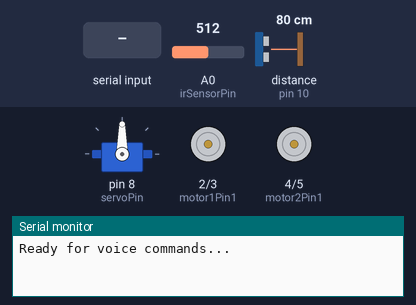
This sketch was run on a simulated Arduino Uno, built with avr-gcc and run on an emulated ATmega328P. Shown: servo, motor-driver pin pairs drawn as motors (green arrow = first pin HIGH = forward, orange = second pin HIGH = backward, longer = more drive), the last lines printed to the serial monitor. Wiring (inferred from the names in the program): ultrasonic range finder: trigger pin 9; echo pin 10. Inputs (shaded band) come from the test bench; at power-on: distance to the obstacle (sensor on pin 10) 80 cm, A0 (irSensorPin) = 512. The echo pulse lasts 58.3 µs per cm.

Above: at 1.2 s.
1.3 s: distance to the obstacle (sensor on pin 10) set to 25 cm
2.8 s: distance to the obstacle (sensor on pin 10) set to 18 cm
At 3.2 s:
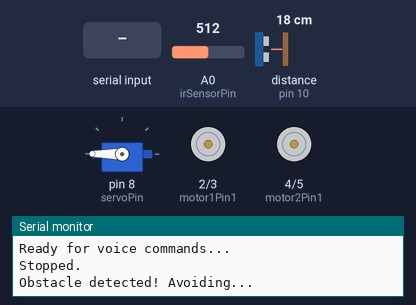
5.8 s: distance to the obstacle (sensor on pin 10) set to 35 cm
At 6.8 s:
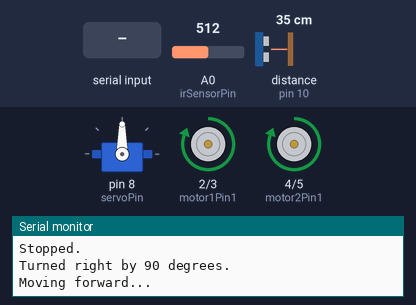
7.4 s: A0 (irSensorPin) set to 0
At 8.5 s:
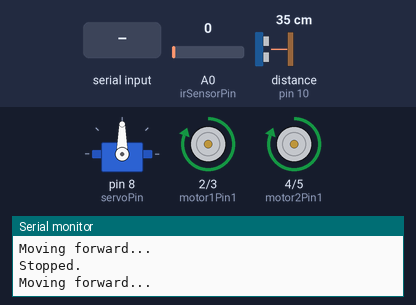
9.0 s: "turn left 90\n" received over the second serial link
At 10.4 s:
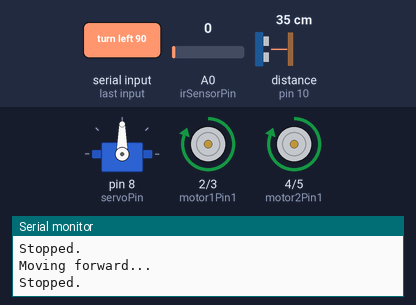
10.9 s: "turn right 90\n" received over the second serial link
At 12.4 s:
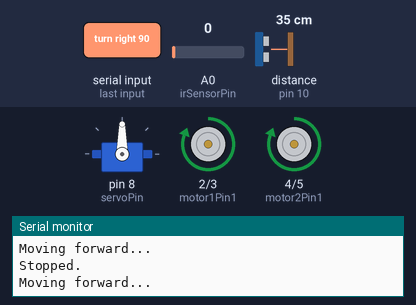
Timing chart, 0 to 13.8 s (numbered marks = the images above; inputs shaded):
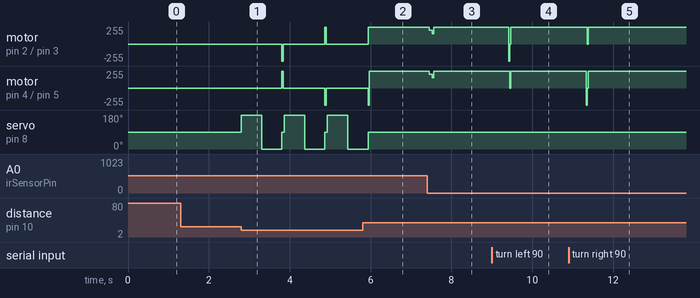

The sketch:

voice_bot.ino
```cpp
#include <Servo.h>
#include <SoftwareSerial.h>

// Pin Definitions
#define trigPin 9
#define echoPin 10
#define servoPin 8
#define irSensorPin A0
#define motor1Pin1 2
#define motor1Pin2 3
#define motor2Pin1 4
#define motor2Pin2 5

// Constants
#define maxDistance 20   // cm (distance threshold for obstacle avoidance)
#define servoLeftAngle 180
#define servoRightAngle 0
#define turnDuration 10  // adjust based on motor power and wheelbase for precise turns

Servo myServo;  // Servo object for ultrasonic sensor
SoftwareSerial bluetooth(6, 7);  // RX, TX for Bluetooth communication

String command = "";  // String to store the received Bluetooth command

// Function Prototypes
void forward();
void backward();
void stop();
void turnLeft(int angle);
void turnRight(int angle);
long readUltrasonicDistance();

void setup() {
  // Motor Pins
  pinMode(motor1Pin1, OUTPUT);
  pinMode(motor1Pin2, OUTPUT);
  pinMode(motor2Pin1, OUTPUT);
  pinMode(motor2Pin2, OUTPUT);

  // Ultrasonic Sensor Pins
  pinMode(trigPin, OUTPUT);
  pinMode(echoPin, INPUT);

  // IR Sensor Pin
  pinMode(irSensorPin, INPUT);

  // Attach Servo
  myServo.attach(servoPin);
  myServo.write(90);  // Center the servo

  // Initialize Bluetooth communication
  bluetooth.begin(9600);
  Serial.begin(9600);  // For debugging

  Serial.println("Ready for voice commands...");
}

void loop() {
  // Check if data is available from Bluetooth
  if (bluetooth.available()) {
    char received = bluetooth.read();  // Read incoming character
    if (received != '\n') {
      command += received;  // Build command string
    } else {
      command.trim();  // Remove any unwanted characters like spaces or newlines
      Serial.println("Command Received: " + command);  // Debug output

      // Act on the command
      if (command == " move forward") {
        forward();
      } else if (command == " move backward") {
        backward();
      } else if (command == "stop") {
        stop();
      } else if (command == "turn left 90") {
        turnLeft(90);
      } else if (command == "turn right 90") {
        turnRight(90);
      } else if (command == "turn left 45") {
        turnLeft(45);
      } else if (command == "turn right 45") {
        turnRight(45);
      } else {
        Serial.println("Invalid command");
      }

      command = "";  // Clear the command after executing
    }
  }

  // Automatic obstacle detection
  long distance = readUltrasonicDistance();
  if (distance <= maxDistance) {
    stop();
    Serial.println("Obstacle detected! Avoiding...");
    myServo.write(servoLeftAngle);
    delay(500);
    long leftDistance = readUltrasonicDistance();

    myServo.write(servoRightAngle);
    delay(500);
    long rightDistance = readUltrasonicDistance();

    myServo.write(90); // Center again

    // Choose direction to avoid obstacle
    if (leftDistance > rightDistance) {
      turnLeft(90); // Turn left 90 degrees
    } else {
      turnRight(90); // Turn right 90 degrees
    }
    forward();  // Continue moving forward after turning
  } else if (analogRead(irSensorPin) == LOW) {  // Obstacle detected by IR when moving backward
    stop();
    forward();
  }
}

// Function to move forward
void forward() {
  digitalWrite(motor1Pin1, HIGH);
  digitalWrite(motor1Pin2, LOW);
  digitalWrite(motor2Pin1, HIGH);
  digitalWrite(motor2Pin2, LOW);
  Serial.println("Moving forward...");
}

// Function to move backward
void backward() {
  digitalWrite(motor1Pin1, LOW);
  digitalWrite(motor1Pin2, HIGH);
  digitalWrite(motor2Pin1, LOW);
  digitalWrite(motor2Pin2, HIGH);
  Serial.println("Moving backward...");
}

// Function to stop the car
void stop() {
  digitalWrite(motor1Pin1, LOW);
  digitalWrite(motor1Pin2, LOW);
  digitalWrite(motor2Pin1, LOW);
  digitalWrite(motor2Pin2, LOW);
  Serial.println("Stopped.");
}

// Function to turn left by a specified angle
void turnLeft(int angle) {
  int turnTime = map(angle, 0, 360, 0, turnDuration * 10);  // Adjust timing for the turn
  digitalWrite(motor1Pin1, LOW);
  digitalWrite(motor1Pin2, HIGH);
  digitalWrite(motor2Pin1, HIGH);
  digitalWrite(motor2Pin2, LOW);
  delay(turnTime);
  stop();
  Serial.println("Turned left by " + String(angle) + " degrees.");
}

// Function to turn right by a specified angle
void turnRight(int angle) {
  int turnTime = map(angle, 0, 360, 0, turnDuration * 10);  // Adjust timing for the turn
  digitalWrite(motor1Pin1, HIGH);
  digitalWrite(motor1Pin2, LOW);
  digitalWrite(motor2Pin1, LOW);
  digitalWrite(motor2Pin2, HIGH);
  delay(turnTime);
  stop();
  Serial.println("Turned right by " + String(angle) + " degrees.");
}

// Function to read the distance from the ultrasonic sensor
long readUltrasonicDistance() {
  digitalWrite(trigPin, LOW);
  delayMicroseconds(2);
  digitalWrite(trigPin, HIGH);
  delayMicroseconds(10);
  digitalWrite(trigPin, LOW);

  long duration = pulseIn(echoPin, HIGH);
  long distance = (duration / 2) / 29.1;  // Convert to cm

  return distance;
}
```

Measured:
- the behaviour switches between 22 and 21 cm on distance to the obstacle (sensor on pin 10) (found by bisection; images 0 and 1)
- after the input at 1.3 s, every drawn part: stays the same
- after the input at 5.8 s, motor on pin 2 (motor1Pin1) / pin 3 (motor1Pin2): goes on until 5.9 s, then stays forward 255/255; servo on pin 8 (servoPin): goes on until 5.9 s, then stays 90°
- after the input at 7.4 s, motor on pin 2 (motor1Pin1) / pin 3 (motor1Pin2), motor on pin 4 (motor2Pin1) / pin 5 (motor2Pin2): forward 255/255 → forward 205/255 after 0.05 s, → forward 255/255 0.08 s later
- after the input at 9.0 s, motor on pin 2 (motor1Pin1) / pin 3 (motor1Pin2): forward 255/255 → backward 255/255 after 0.42 s, → stopped 0.03 s later, → forward 255/255 0.02 s later; motor on pin 4 (motor2Pin1) / pin 5 (motor2Pin2): forward 255/255 → stopped after 0.44 s instead of 1.9 s
- after the input at 10.9 s, motor on pin 2 (motor1Pin1) / pin 3 (motor1Pin2): forward 255/255 → stopped after 0.46 s, → forward 255/255 0.03 s later; motor on pin 4 (motor2Pin1) / pin 5 (motor2Pin2): forward 255/255 → backward 255/255 after 0.43 s, → stopped 0.03 s later, → forward 255/255 0.03 s later
